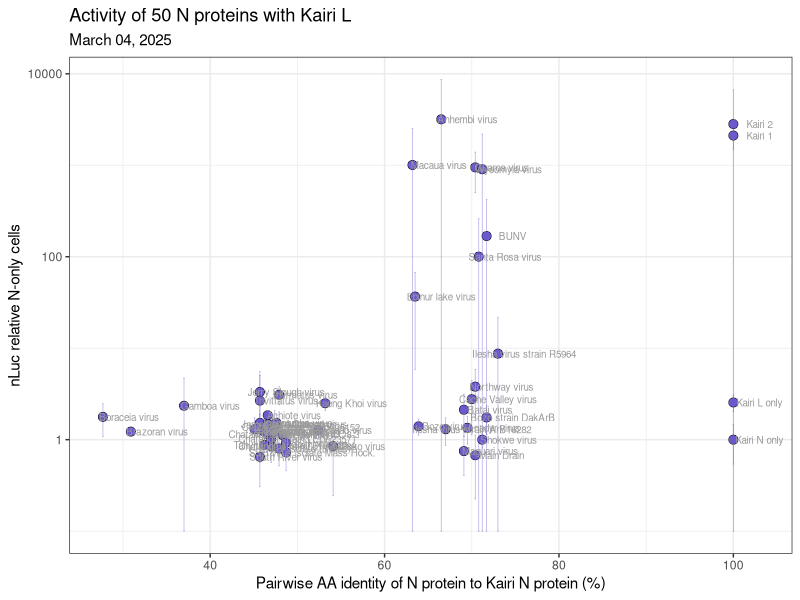
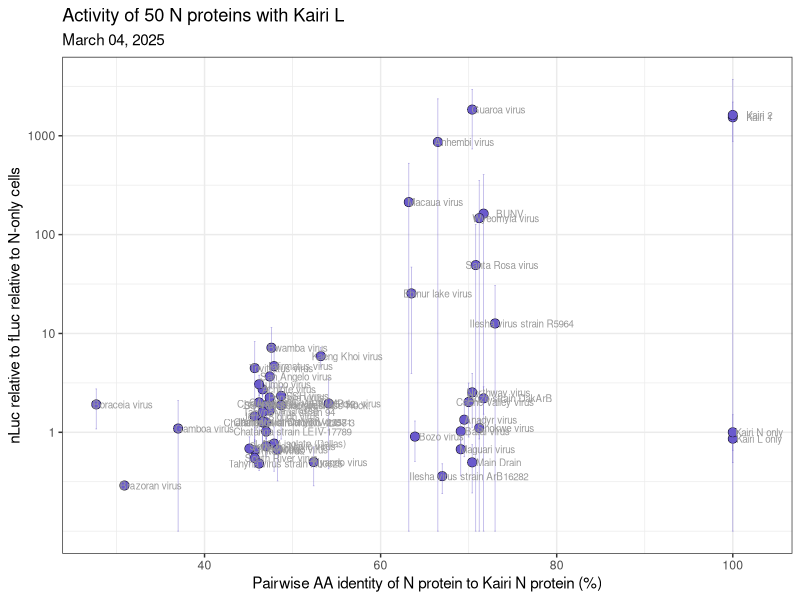
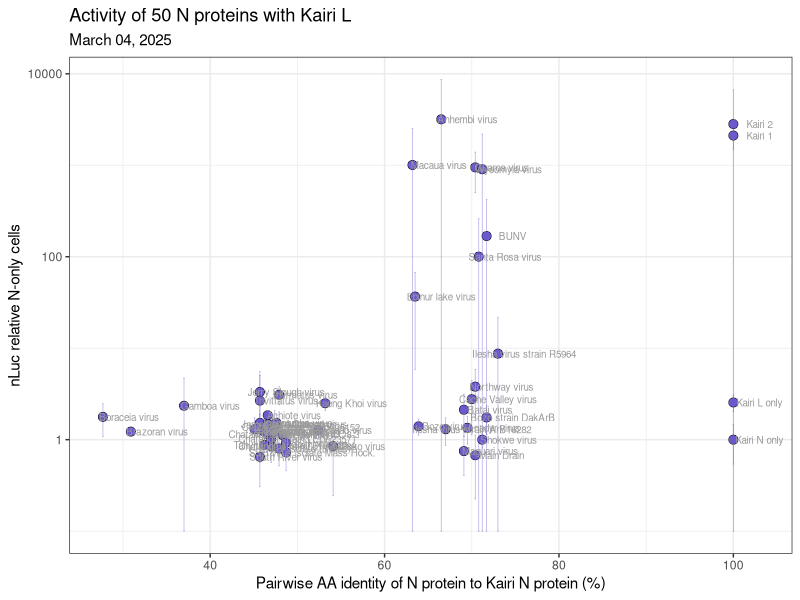
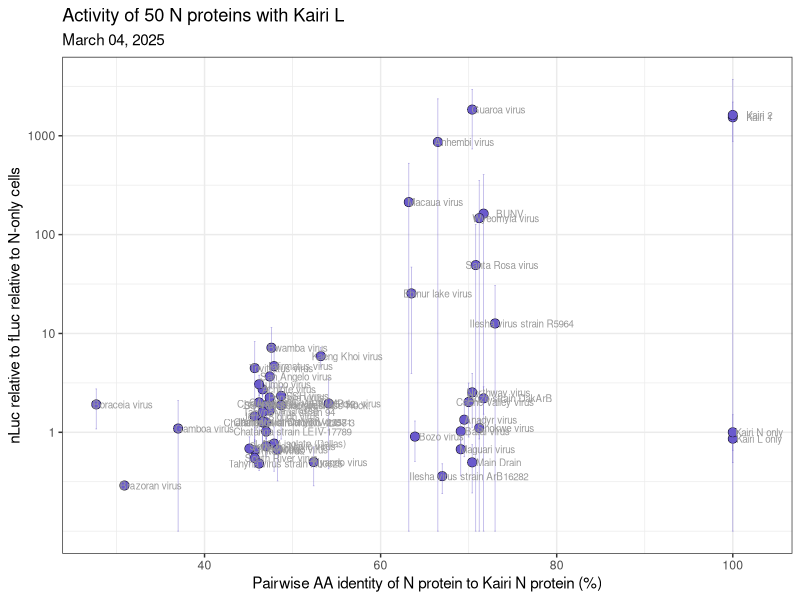

Source code (R) for these figures, in order:
library(tidyverse)
library(readxl)
library(patchwork)

df <- read_excel("./2025_03_04_KAIRI_50N_exp1_tidy.xlsx")

# remove L-only from the data frame and use N-only instead
# df <- df %>% 
#   filter(!(N == "BUNV L only"))

# calculate nLuc / fLuc
df <- df %>% mutate(nLuc_rel_fLuc = nLuc / fLuc)

# calculate N-only nLuc
df$bg_nLuc          <- df %>% filter(N == "Kairi N only") %>% summarize(bg_nLuc = mean(nLuc)) %>% pull(bg_nLuc)
df$bg_nLuc_rel_fLuc <- df %>% filter(N == "Kairi N only") %>% summarize(bg_nLuc_rel_fLuc = mean(nLuc_rel_fLuc)) %>% pull(bg_nLuc_rel_fLuc)

# normalize to N-only
df <- df %>% mutate(nLuc_rel_bg = nLuc / bg_nLuc,
                    nLuc_rel_fLuc_rel_bg = nLuc_rel_fLuc / bg_nLuc_rel_fLuc)

# ---------------------
# activity vs. distance
# ---------------------

# pairwise % identity between GPCs involved
dist_df <- read_excel("../Orthobunya_metadata.xlsx")

df <- left_join(df, dist_df, by=c("N_pMDS" = "pMDS"))

# calculate averages of normalized luminescence
# use double-normalized luminescence values.  
# That is, normalized to both N-only and fLuc
df_norm_avg <- df %>% 
  group_by (N) %>%
  summarize(mean_lum     = mean(nLuc_rel_bg),
            sd_lum       = sd(nLuc_rel_bg),
            mean_rel_lum = mean(nLuc_rel_fLuc_rel_bg),
            sd_rel_lum   = sd(nLuc_rel_fLuc_rel_bg),
            KAIRI_pct_id  = mean(Pct_ID_KAIRI_N),
            .groups="drop") 

# save dataframe with mean luminescence and mean relative luminescence
write.csv(df_norm_avg, "KAIRI_50N_exp1_normalized_relative_luminescence.csv", row.names = FALSE)

# Set y axis min and max values for cases when std_dev > mean, 
# This way, negative values won't be undefined by the log scale in ggplot
yaxis_min <- 1e-1
yaxis_max <- 1e5


# singly normalized luminescence - to N-only
ggplot(df_norm_avg) +
  geom_point(aes(x=KAIRI_pct_id, y=mean_lum), shape=21, 
             fill="slateblue", color="black", size=3, stroke=0.25) +
  geom_errorbar(aes(x=KAIRI_pct_id, 
                    ymin = ifelse((mean_lum - sd_lum) < yaxis_min, yaxis_min, mean_lum - sd_lum),
                    ymax = ifelse((mean_lum + sd_lum) > yaxis_max, yaxis_max, mean_lum + sd_lum)),
                linewidth=0.25, alpha=0.5, color="slateblue") + 
  geom_text(aes(x=KAIRI_pct_id, y=mean_lum, label=N), 
            size=2.5, color="grey60", 
            nudge_x=3, 
            nudge_y=0, 
            check_overlap = F ) +
  xlab("Pairwise AA identity of N protein to Kairi N protein (%)") +
  ylab("nLuc relative N-only cells") +
  scale_y_log10() +
  theme_bw()  +
  ggtitle("Activity of 50 N proteins with Kairi L", subtitle="March 04, 2025")

# save as PDF
ggsave("2025_03_10_KAIRI_50N_exp1_results_singly_normalized.pdf", units="in", width=10, height=7.5)

# doubly normalized luminescence (normalize to N-only and fLuc)
ggplot(df_norm_avg) +
  geom_point(aes(x=KAIRI_pct_id, y=mean_rel_lum), shape=21, 
             fill="slateblue", color="black", size=3, stroke=0.25) +
  geom_errorbar(aes(x=KAIRI_pct_id, 
                    ymin = ifelse((mean_rel_lum - sd_rel_lum) < yaxis_min, yaxis_min, mean_rel_lum - sd_rel_lum),
                    ymax = ifelse((mean_rel_lum + sd_rel_lum) > yaxis_max, yaxis_max, mean_rel_lum + sd_rel_lum)),
                linewidth=0.25, alpha=0.5, color="slateblue") +
  geom_text(aes(x=KAIRI_pct_id, y=mean_rel_lum, label=N), 
            size=2.5, color="grey60", 
            nudge_x=3, 
            nudge_y=0, 
            check_overlap = F ) +
  xlab("Pairwise AA identity of N protein to Kairi N protein (%)") +
  ylab("nLuc relative to fLuc relative to N-only cells") +
  scale_y_log10(breaks = c(1, 10, 100, 1000)) +
  theme_bw()  +
  ggtitle("Activity of 50 N proteins with Kairi L", subtitle="March 04, 2025")

# save as PDF
ggsave("2025_03_10_KAIRI_exp1_50N_results_doubly_normalized.pdf", units="in", width=10, height=7.5)
